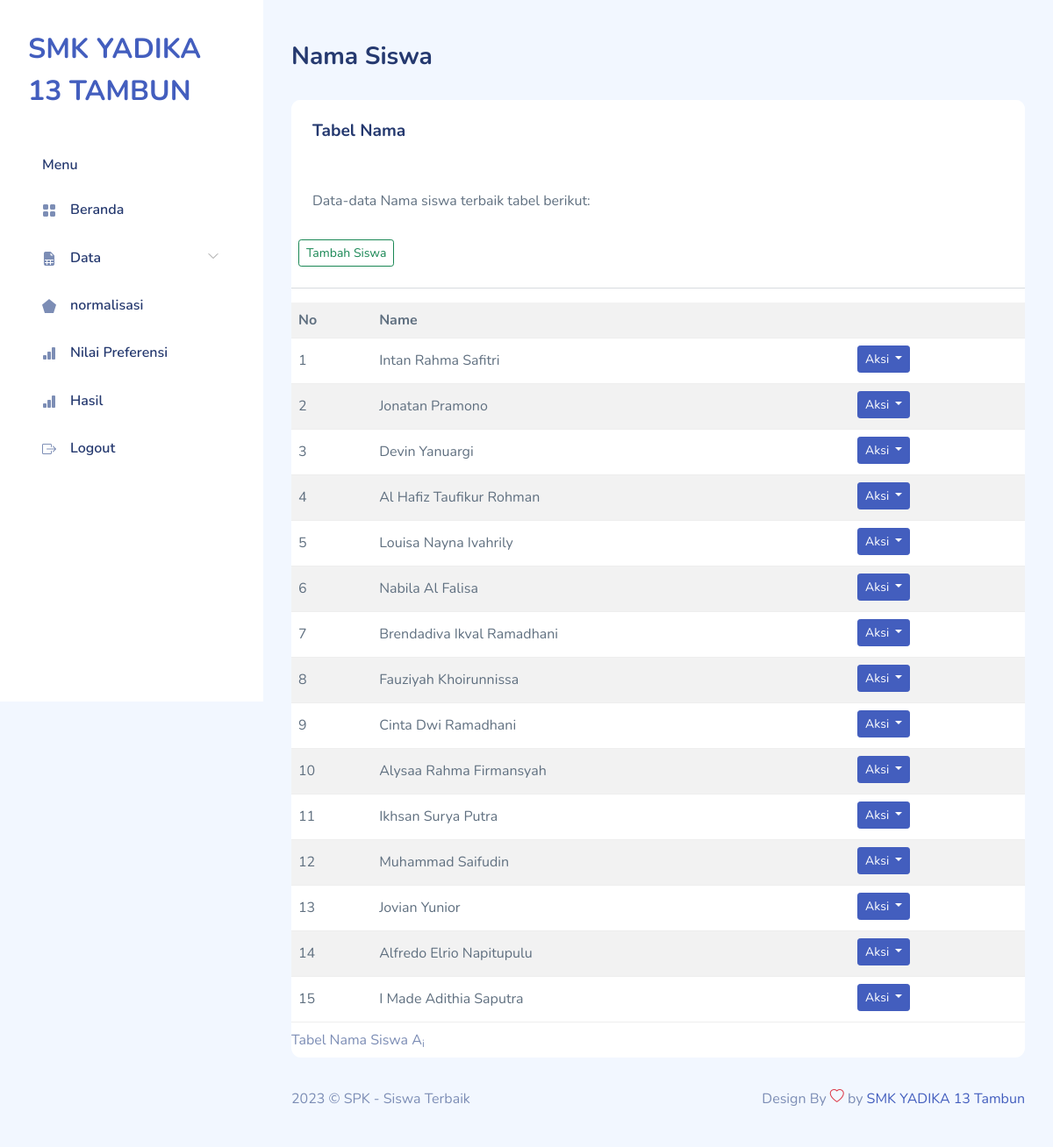
Screenshot of /alternatif.php (signed in) with the database file from the repository.
### tables this page shows
CREATE TABLE `saw_alternatives` (
  `id_alternative` smallint(5) UNSIGNED NOT NULL,
  `name` varchar(30) NOT NULL,
  `nisn` varchar(30) NOT NULL
);

### alternatif.php (the view, shortened to what this page needs)
<!DOCTYPE html>
<html lang="en">
    <?php
require "layout/head.php";
require "include/conn.php";
?>
    <body>
        <div id="app">
            <?php require "layout/sidebar.php";?>
            <div id="main">
                <div class="page-heading">
                    <h3>Nama Siswa</h3>
                </div>
                <div class="page-content">
                    <section class="row">
                        <div class="col-12">
                            <div class="card">
                                <div class="card-header">
                                    <h4 class="card-title">Tabel Nama</h4>
                                </div>
                                <div class="card-content">
                                    <div class="card-body">
                                        <p class="card-text">
                                            Data-data Nama siswa terbaik
                                            tabel berikut:
                                        </p>
                                    </div>
                                    <button type="button" class="btn btn-outline-success btn-sm m-2" data-bs-toggle="modal"
                                        data-bs-target="#inlineForm">
                                        Tambah Siswa
                                    </button>
                                    <hr>
                                    <div class="table-responsive">
                                        <table class="table table-striped mb-0">
                                            <caption>
                                                Tabel Nama Siswa A<sub>i</sub>
                                            </caption>
                                            <tr>
                                                <th>No</th>
                                                <th colspan="2">Name</th>
                                            </tr>
                                            <?php
$sql = 'SELECT id_alternative,name FROM saw_alternatives';
$result = $db->query($sql);
$i = 0;
while ($row = $result->fetch_object()) {
    echo "<tr>
        <td class='right'>" . (++$i) . "</td>
        <td class='center'>{$row->name}</td>
        <td>
        <div class='btn-group mb-1'>
        <div class='dropdown'>
            <button class='btn btn-primary dropdown-toggle me-1 btn-sm' type='button'
                id='dropdownMenuButton' data-bs-toggle='dropdown'
                aria-haspopup='true' aria-expanded='false'>
                Aksi
            </button>
            <div class='dropdown-menu' aria-labelledby='dropdownMenuButton'>
                <a class='dropdown-item' href='alternatif-edit.php?id={$row->id_alternative}'>Edit</a>
                <a class='dropdown-item' href='alternatif-hapus.php?id={$row->id_alternative}'>Hapus</a>
            </div>
        </div>
    </div>
        </td>
      </tr>\n";
}
?>
                                        </table>
                                    </div>
                                </div>
                            </div>
                        </div>
                    </section>
                </div>
                <?php require "layout/footer.php";?>
            </div>
        </div>
    </body>
</html>

### layout/head.php (shortened to what this page needs)
<head>
    <link rel="stylesheet" href="assets/css/bootstrap.css">
    <link rel="stylesheet" href="assets/vendors/iconly/bold.css">
    <link rel="stylesheet" href="assets/vendors/perfect-scrollbar/perfect-scrollbar.css">
    <link rel="stylesheet" href="assets/vendors/bootstrap-icons/bootstrap-icons.css">
    <link rel="stylesheet" href="assets/css/app.css">
</head>

### layout/sidebar.php (shortened to what this page needs)
<div id="sidebar" class="active">
    <div class="sidebar-wrapper active">
        <div class="sidebar-header">
            <div class="d-flex justify-content-between">
                <div class="logo">
                    <a href="./">SMK YADIKA 13 TAMBUN</a>
                </div>
            </div>
        </div>
        <div class="sidebar-menu">
            <ul class="menu">
                <li class="sidebar-title">Menu</li>
                <li class="sidebar-item">
                    <a href="./" class='sidebar-link'>
                        <i class="bi bi-grid-fill"></i>
                        <span>Beranda</span>
                    </a>
                </li>
                <li class="sidebar-item  has-sub">
                    <a href="#" class='sidebar-link'>
                        <i class="bi bi-file-earmark-spreadsheet-fill"></i>
                        <span>Data</span>
                    </a>
                </li>
                <li class="sidebar-item">
                    <a href="matrik.php" class='sidebar-link'>
                        <i class="bi bi-pentagon-fill"></i>
                        <span>normalisasi</span>
                    </a>
                </li>
                <li class="sidebar-item">
                    <a href="preferensi.php" class='sidebar-link'>
                        <i class="bi bi-bar-chart-fill"></i>
                        <span>Nilai Preferensi</span>
                    </a>
                </li>
                <li class="sidebar-item">
                    <a href="hasil.php" class='sidebar-link'>
                        <i class="bi bi-bar-chart-fill"></i>
                        <span>Hasil</span>
                    </a>
                </li>
                <li class="sidebar-item">
                    <a href="logout.php" class='sidebar-link'>
                        <i class="bi bi-box-arrow-right"></i>
                        <span>Logout</span>
                    </a>
                </li>
            </ul>
        </div>
    </div>
</div>

### layout/footer.php
<footer>
    <div class="footer clearfix mb-0 text-muted">
        <div class="float-start">
            <p>2023 &copy; SPK - Siswa Terbaik</p>
        </div>
        <div class="float-end">
            <p>Design By <span class="text-danger"><i class="bi bi-heart"></i></span> by <a
                    href="">SMK YADIKA 13 Tambun</a></p>
        </div>
    </div>
</footer>

### assets/css/app.css (style rules this page uses)
.btn.btn-danger,.btn.btn-info,.btn.btn-primary,.btn.btn-secondary,.btn.btn-success,.btn.btn-warning { color:#fff }
.card { margin-bottom:2.2rem;border:none }
.card .card-header { border:none }
.card .card-header h4 { font-size:1.2rem;font-weight:700 }
.card .card-content { position:relative }
.card .card-title { font-size:1.2rem }
.card .card-body { padding:1.5rem }
.dropdown-toggle:after { color:#fff }
#sidebar.active .sidebar-wrapper { left:0 }
.sidebar-wrapper { width:300px;height:100vh;position:fixed;top:0;z-index:10;overflow-y:auto;background-color:#fff;bottom:0;transition:left .5s ease-out }
.sidebar-wrapper .sidebar-header { padding:2rem 2rem 1rem;font-size:2rem;font-weight:700 }
.sidebar-wrapper .menu { margin-top:2rem;padding:0 2rem;font-weight:600 }
.sidebar-wrapper .menu .sidebar-title { padding:0 1rem;margin:1.5rem 0 1rem;font-size:1rem;list-style:none;font-weight:600;color:#25396f }
.sidebar-wrapper .menu .sidebar-link { display:block;padding:.7rem 1rem;font-size:1rem;display:flex;align-items:center;border-radius:.5rem;transition:all .5s;text-decoration:none;color:#25396f }
.sidebar-wrapper .menu .sidebar-link i,.sidebar-wrapper .menu .sidebar-link svg { color:#7c8db5 }
.sidebar-wrapper .menu .sidebar-link span { margin-left:1rem }
.sidebar-wrapper .menu .sidebar-item { list-style:none;margin-top:.5rem;position:relative }
.sidebar-wrapper .menu .sidebar-item.has-sub .sidebar-link:after { position:absolute;color:#ccc;right:15px;top:12px;display:block }
.dataTable-table td,.dataTable-table thead th,.table td,.table thead th { vertical-align:middle }
.bi { width:1rem;height:1rem }
#main { margin-left:300px;padding:2rem }
.page-heading { margin:0 0 2rem }
.page-heading h3 { font-weight:700 }
a { text-decoration:none }

### rows the page displays
saw_alternatives: name "Intan Rahma Safitri"
saw_alternatives: name "Jonatan Pramono"
saw_alternatives: name "Devin Yanuargi"
saw_alternatives: name "Al Hafiz Taufikur Rohman"
saw_alternatives: name "Louisa Nayna Ivahrily"
saw_alternatives: name "Nabila Al Falisa"
saw_alternatives: name "Brendadiva Ikval Ramadhani"
saw_alternatives: name "Fauziyah Khoirunnissa"
saw_alternatives: name "Cinta Dwi Ramadhani"
saw_alternatives: name "Alysaa Rahma Firmansyah"
saw_alternatives: name "Ikhsan Surya Putra"
saw_alternatives: name "Muhammad Saifudin"
saw_alternatives: name "Jovian Yunior"
saw_alternatives: name "Alfredo Elrio Napitupulu"
saw_alternatives: name "I Made Adithia Saputra"
